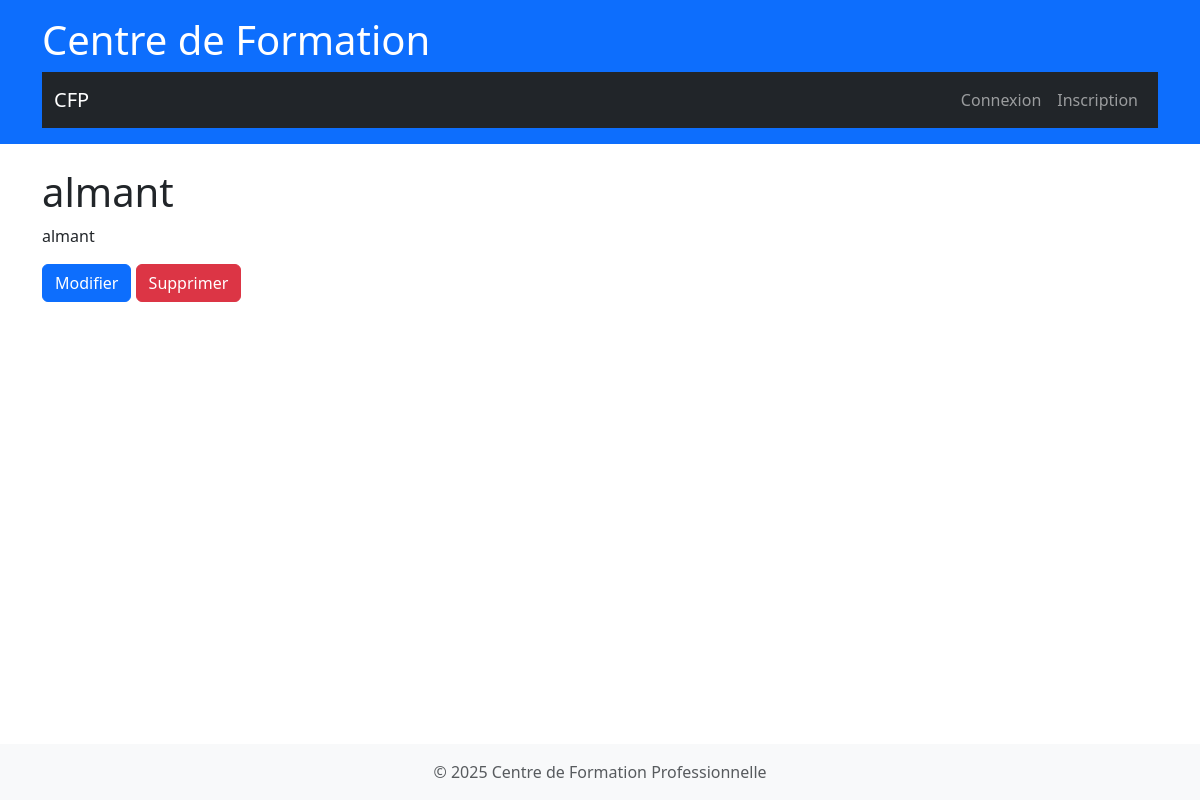
Page /specialite/4/ on the earlier database version.
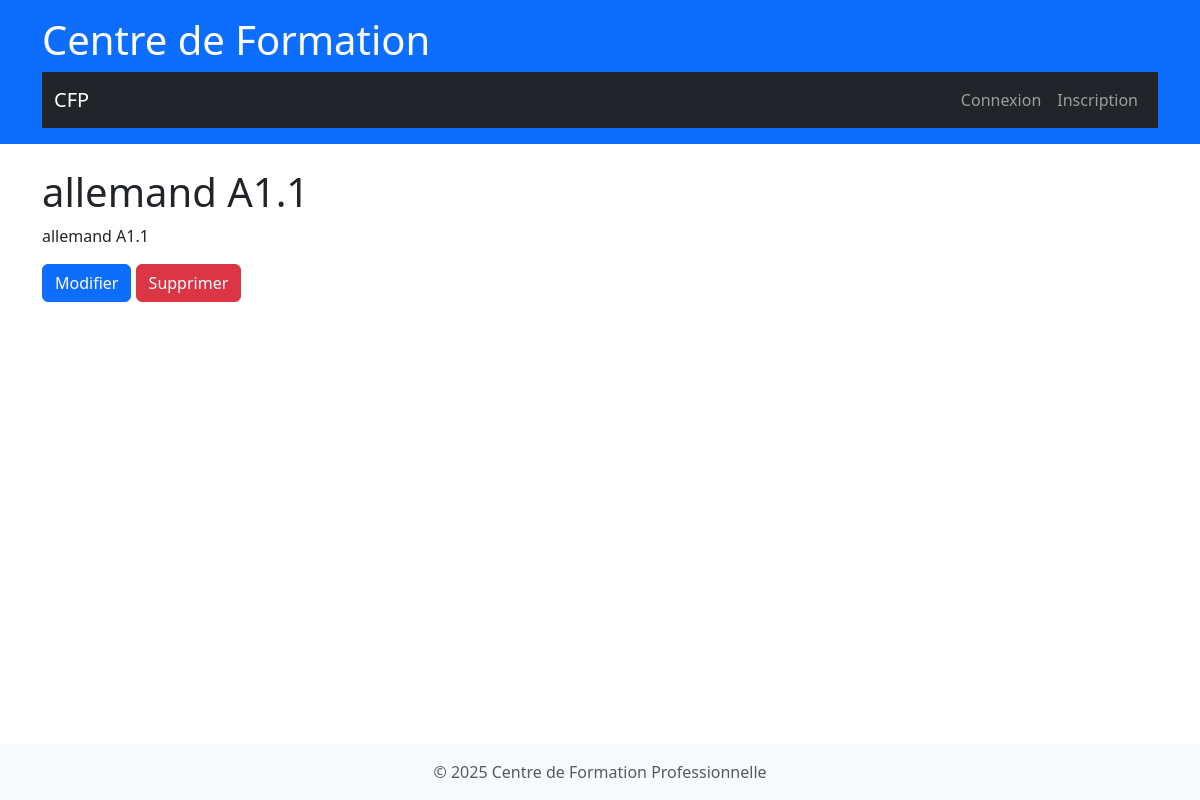
Same page on the later database version.
### specialite/models.py (models this page shows, shortened)
class Specialite(models.Model):
    nom = models.CharField(max_length=100)
    description = models.TextField(blank=True, null=True)

### specialite/views.py (the view)
# urls.py: path('<int:pk>/', views.SpecialiteDetailView.as_view(), name='specialite_detail'),
class SpecialiteDetailView(DetailView):
    model = Specialite
    template_name = 'specialite/specialite_detail.html' # Chemin vers le template
    context_object_name = 'specialite' # Nom de la variable dans le template

### specialite/templates/specialite/specialite_detail.html (shortened to what this page needs)
{% extends 'base.html' %}
{% block content %}
  <h1>{{ specialite.nom }}</h1>
  <p>{{ specialite.description }}</p>
  <a href="{% url 'specialite:specialite_update' specialite.pk %}" class="btn btn-primary">Modifier</a>
  <a href="{% url 'specialite:specialite_delete' specialite.pk %}" class="btn btn-danger">Supprimer</a>
{% endblock %}

Differences in the rows shown:
changed Specialite: nom "almant" → "allemand A1.1"; description "almant" → "allemand A1.1"
